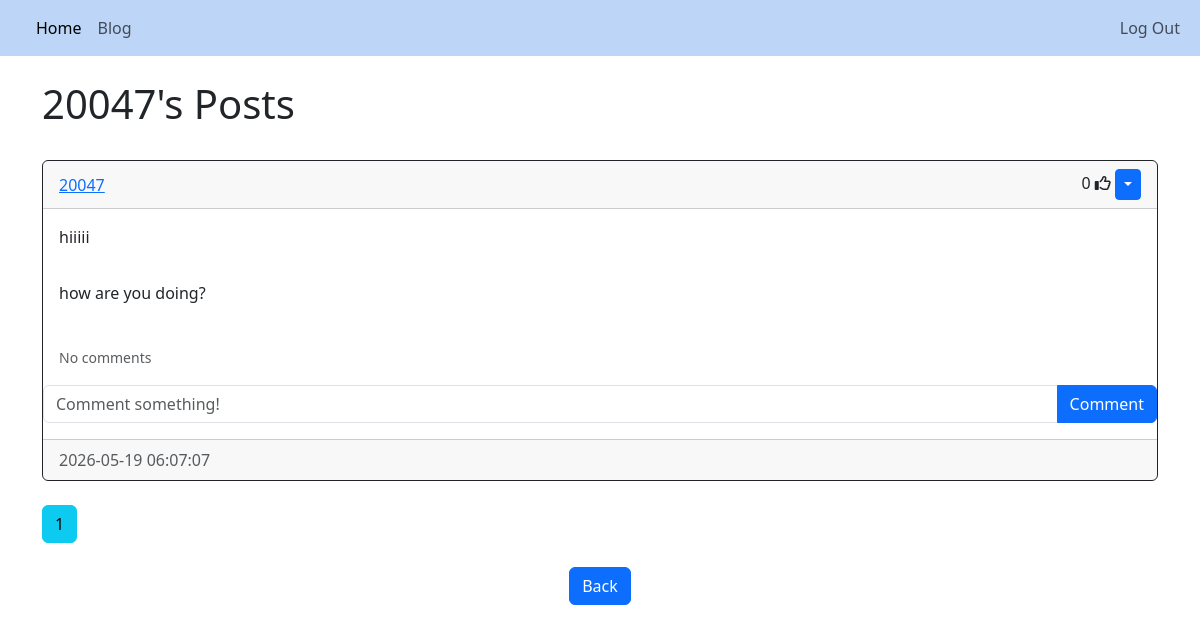
/posts/20047 (signed in), run on an earlier commit of the app's database.
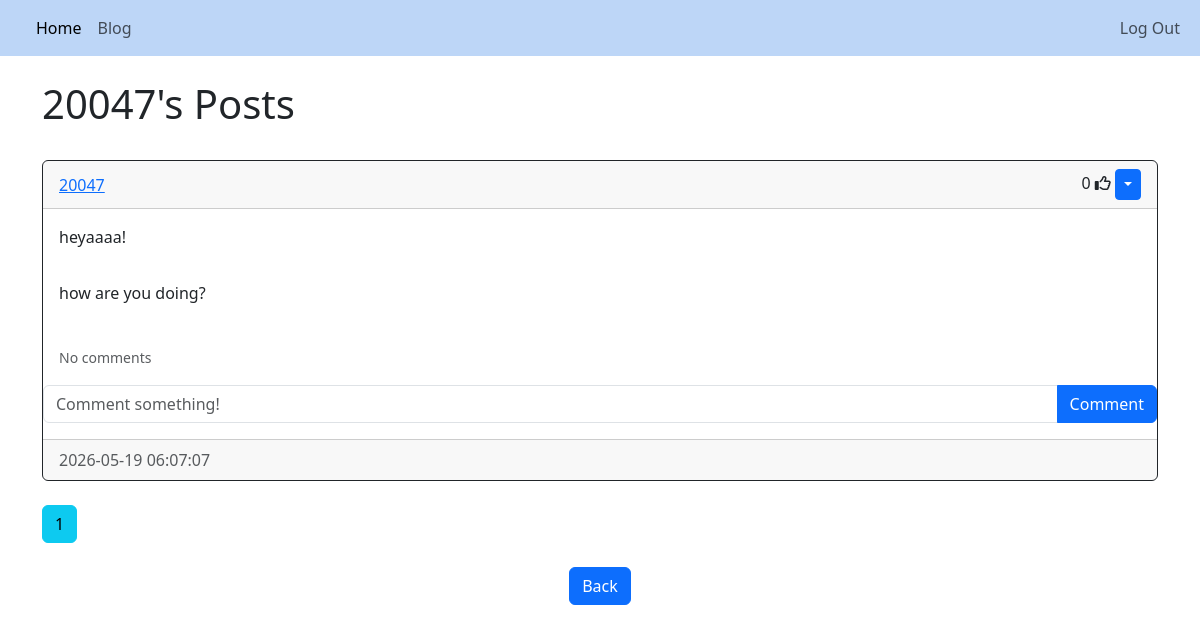
And on a later commit of the database.
### website/models.py (models this page shows)
class Post(db.Model):
    id = db.Column(db.Integer, primary_key=True)
    title = db.Column(db.String(150), unique=False)
    content = db.Column(db.Text, nullable=False)
    date_created = db.Column(db.DateTime(timezone=True), default=func.now())
    author = db.Column(db.Integer, db.ForeignKey('user.id', ondelete="CASCADE"), nullable=False)
    comments = db.relationship('Comment', backref='post', passive_deletes=True)
    likes = db.relationship('Like', backref='post', passive_deletes=True)

class User(db.Model, UserMixin):
    id = db.Column(db.Integer, primary_key=True)
    email = db.Column(db.String(150), unique=True)
    username = db.Column(db.String(150), unique=True)
    password = db.Column(db.String(150))
    date_created = db.Column(db.DateTime(timezone=True), default=func.now())
    posts = db.relationship('Post', backref='user', passive_deletes=True)
    comments = db.relationship('Comment', backref='user', passive_deletes=True)
    likes = db.relationship('Like', backref='user', passive_deletes=True)

### website/views.py (the view)
@views.route("/posts/<username>")
@login_required
def posts(username):
    page = request.args.get('page', 1, type=int)
    user = User.query.filter_by(username=username).first()
    if not user:
        flash('No user with that username exists', category='error')
        return redirect(url_for('views.blog'))
    posts = Post.query.filter_by(user=user).order_by(Post.date_created.desc()).paginate(page=page, per_page=4)
    return render_template("posts.html", user=current_user, posts=posts, username=username, endpoint='views.posts')

### website/__init__.py (called while the page is built)
def create_app():
    app = Flask(__name__)
    app.config['SECRET_KEY'] = "DQiAlMIU5u5eeLDw4KPMHx4d"
    app.config['SQLALCHEMY_DATABASE_URI'] = f'sqlite:///{DB_NAME}'
    db.init_app(app)
    from .views import views
    from .auth import auth
    app.register_blueprint(views, url_prefix="/")
    app.register_blueprint(auth, url_prefix="/")
    from .models import User, Post
    with app.app_context():
        db.create_all()
    login_manager = LoginManager()
    login_manager.login_view = "auth.login"
    login_manager.init_app(app)
    @login_manager.user_loader
    def load_user(id):
        return User.query.get(int(id))
    return app

### website/templates/posts.html
{% extends "posts_div.html"%} {% block title %} {{username}}'s Posts {% endblock %}
{% block header %} {{username}}'s Posts {% endblock %}
{% block footer %}
<div align="center">
<a href="/blog"><button type="button" class="btn btn-primary btn-large"> Back </button></a>
</div>
{% endblock %}

### website/templates/posts_div.html (shortened to what this page needs)
{% extends "template.html"%} {% block title %} Posts {% endblock %}
{% block content%}
<br/>
<h1>{% block header %} Blog Posts {% endblock %}</h1>
<br/>
<div id="posts">
    {% for post in posts %}
    <div class="card border-dark">
        <div class="card-header d-flex justify-content-between align-items-center">
            <a href="/posts/{{post.user.username}}">{{post.user.username}}</a>
            <div>
                <span id="likes-count-{{post.id}}">{{ post.likes|length }}</span>
                {% if user.id in post.likes|map(attribute="author")|list %}
                <i class="fas fa-thumbs-up" id="like-button-{{post.id}}" onclick="like({{post.id}})"></i>
                {% else %}
                <i class="far fa-thumbs-up" id="like-button-{{post.id}}" onclick="like({{post.id}})"></i>
                {% endif %}
                    {% if user.id == post.author %}
                    <div class="btn-group">
                        <button type="button" class="btn btn-primary btn-sm dropdown-toggle" data-bs-toggle="dropdown"></button>
                    </div>
                    {% endif %}
            </div>
        </div>
        <div class ="card-body">
            <div class="card-text">{{post.title}}</div>
        </div>
        <div class ="card-body">
            <div class="card-text">{{post.content}}</div>
        </div>
        <br/>
        <p class="card-text ms-3">
            {% if post.comments|length > 0 %}
            <a data-bs-toggle="collapse" href="#comments-{{post.id}}" role="button">
                <small>View {{post.comments|length}} Comments</small>
            </a>
            {% else %}
            <small class="text-muted">No comments</small>
            {% endif %}
        </p>
        <form class="input-group mb-3" method="POST" action="/create-comment/{{post.id}}">
            <input type="text" id="text" name="text" class="form-control" placeholder="Comment something!"/>
            <button type="submit" class="btn btn-primary">Comment</button>
        </form >
        <div class ="card-footer text-muted">{{post.date_created}}</div>
    </div>
    <br/>
    {% endfor %}
</div>
{% for page_num in posts.iter_pages(left_edge=1, right_edge=1, left_current=1, right_current=2) %}
{% if page_num %}
{% if endpoint == 'views.posts' %}
{% set page_url = url_for(endpoint, username=username, page=page_num) %}
{% else %}
{% set page_url = url_for(endpoint, page=page_num) %}
{% endif %}
{% if posts.page == page_num %}
<a class="btn btn-info mb-4" href="{{ page_url }}">{{page_num}}</a>
{% else %}
<a class="btn btn-outline-info mb-4" href="{{ page_url }}">{{page_num}}</a>
{% endif %}
{% else %}
...
{% endif %}
{% endfor %}
{% block footer %}{% endblock %}
{% endblock %}

What changed in the data, as far as the page shows it:
changed Post "how are you doing?": title "hiiiii" → "heyaaaa!"
